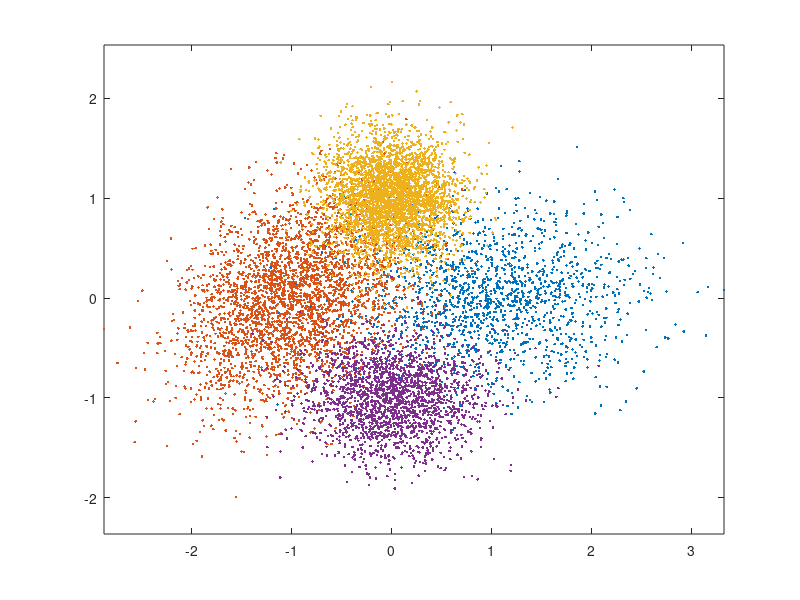

Write the MATLAB code that produced this figure. (Note: this script raises an error after producing the figure.)
% 4 GMM Components. Different means, covariances and probabilty for each.
% 10000 samples
m(:,1) = [1;0]; Sigma(:,:,1) = 0.1*[5 0;0,2]; 
m(:,2) = [-1;0]; Sigma(:,:,2) = 0.1*[3 1;1,3]; 
m(:,3) = [0;1]; Sigma(:,:,3) = 0.1*eye(2);
m(:,4) = [0;-1]; Sigma(:,:,4) = 0.1*[2 0;0,1 ];
classPriors = [0.15,0.30,0.35,0.20]; 
thr = [0,cumsum(classPriors)];
N = 10000; u = rand(1,N); L = zeros(1,N); x = zeros(2,N);
figure(1),clf, colorList = 'rbgc';
%Data Genration + figure 
for l = 1:4
    indices = find(thr(l)<=u & u<thr(l+1));
    L(1,indices) = l*ones(1,length(indices));
    x(:,indices) = mvnrnd(m(:,l),Sigma(:,:,l),length(indices))';
    figure(1), plot(x(1,indices),x(2,indices),'.','MarkerFaceColor',colorList(l)); axis equal, hold on,
end
T = array2table(x.'); 
part = cvpartition(T.Var1,'KFold',10);
